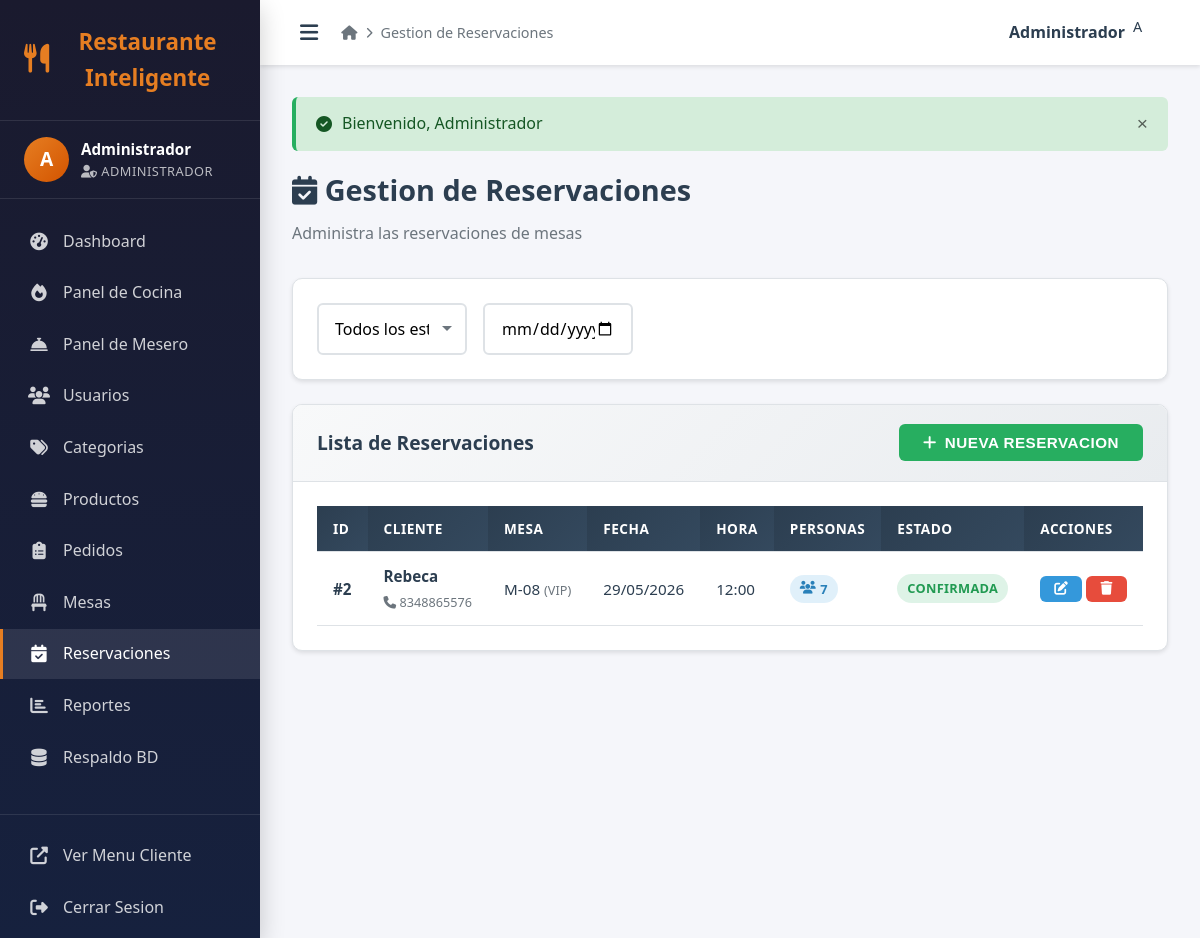
/admin/reservaciones.php (signed in), run on the app's committed database.
### tables this page shows
CREATE TABLE `reservaciones` (
  `id` int(11) unsigned NOT NULL AUTO_INCREMENT,
  `cliente_id` int(11) unsigned NOT NULL,
  `mesa_id` int(11) unsigned DEFAULT NULL,
  `fecha_reserva` date NOT NULL,
  `hora_reserva` time NOT NULL,
  `num_personas` int(11) NOT NULL DEFAULT 2,
  `estado` enum('Pendiente','Confirmada','Cancelada','Completada') NOT NULL DEFAULT 'Pendiente',
  `notas` text DEFAULT NULL,
  `fecha_creacion` timestamp NOT NULL DEFAULT current_timestamp(),
  PRIMARY KEY (`id`),
  KEY `fk_res_cliente` (`cliente_id`),
  KEY `fk_res_mesa` (`mesa_id`),
  CONSTRAINT `fk_res_cliente` FOREIGN KEY (`cliente_id`) REFERENCES `usuarios` (`id`) ON DELETE CASCADE,
  CONSTRAINT `fk_res_mesa` FOREIGN KEY (`mesa_id`) REFERENCES `mesas` (`id`) ON DELETE SET NULL
);

CREATE TABLE `usuarios` (
  `id` int(11) unsigned NOT NULL AUTO_INCREMENT,
  `nombre` varchar(100) NOT NULL,
  `email` varchar(100) NOT NULL,
  `password` varchar(255) NOT NULL,
  `rol` enum('Administrador','Cocinero','Mesero','Cliente') NOT NULL DEFAULT 'Cliente',
  `rol_id` int(11) unsigned DEFAULT NULL,
  `telefono` varchar(20) DEFAULT NULL,
  `direccion` text DEFAULT NULL,
  `activo` tinyint(1) NOT NULL DEFAULT 1,
  `fecha_registro` timestamp NOT NULL DEFAULT current_timestamp(),
  PRIMARY KEY (`id`),
  UNIQUE KEY `uk_email` (`email`),
  KEY `fk_usuarios_rol` (`rol_id`),
  CONSTRAINT `fk_usuarios_rol` FOREIGN KEY (`rol_id`) REFERENCES `roles` (`id`) ON DELETE SET NULL
);

CREATE TABLE `mesas` (
  `id` int(11) unsigned NOT NULL AUTO_INCREMENT,
  `numero` varchar(20) NOT NULL,
  `capacidad` int(11) NOT NULL DEFAULT 4,
  `ubicacion` varchar(100) DEFAULT NULL,
  `estado` enum('Disponible','Ocupada','Reservada','Mantenimiento') NOT NULL DEFAULT 'Disponible',
  PRIMARY KEY (`id`),
  UNIQUE KEY `uk_numero` (`numero`)
);

### includes/config.php (called while the page is built, shortened)
<?php
function getDB() {
    static $pdo = null;
    if ($pdo === null) {
        try {
            $dsn = 'mysql:host=' . DB_HOST . ';dbname=' . DB_NAME . ';charset=' . DB_CHARSET;
            $options = [
                PDO::ATTR_ERRMODE => PDO::ERRMODE_EXCEPTION,
                PDO::ATTR_DEFAULT_FETCH_MODE => PDO::FETCH_ASSOC,
                PDO::ATTR_EMULATE_PREPARES => false,
            ];
            $pdo = new PDO($dsn, DB_USER, DB_PASS, $options);
        } catch (PDOException $e) {
            die('Error de conexion: ' . $e->getMessage());
        }
    }
    return $pdo;
}
function getEstadoBadge($estado) {
    $badges = [
        'Pendiente' => 'badge-warning',
        'EnPreparacion' => 'badge-info',
        'Listo' => 'badge-success',
        'Entregado' => 'badge-primary',
        'Cancelado' => 'badge-danger',
        'Disponible' => 'badge-success',
        'Ocupada' => 'badge-danger',
        'Reservada' => 'badge-warning',
        'Mantenimiento' => 'badge-secondary',
        'Confirmada' => 'badge-success',
        'Completada' => 'badge-primary'
    ];
    return isset($badges[$estado]) ? $badges[$estado] : 'badge-secondary';
}
function paginate($query, $params = [], $perPage = 10) {
    $db = getDB();
    $page = isset($_GET['page']) ? max(1, intval($_GET['page'])) : 1;
    $offset = ($page - 1) * $perPage;
    $countStmt = $db->prepare("SELECT COUNT(*) FROM (" . $query . ") as t");
    $countStmt->execute($params);
    $total = $countStmt->fetchColumn();
    $stmt = $db->prepare($query . " LIMIT " . $perPage . " OFFSET " . $offset);
    $stmt->execute($params);
    $data = $stmt->fetchAll();
    $totalPages = ceil($total / $perPage);
    return [
        'data' => $data,
        'page' => $page,
        'perPage' => $perPage,
        'total' => $total,
        'totalPages' => $totalPages,
        'hasNext' => $page < $totalPages,
        'hasPrev' => $page > 1
    ];
}

### admin/reservaciones.php (the view, shortened to what this page needs)
<?php
require_once '../includes/config.php';
$fecha_filter = $_GET['fecha'] ?? '';
$sql = "SELECT r.*, u.nombre as cliente_nombre, u.telefono as cliente_telefono, m.numero as mesa_numero, m.ubicacion as mesa_ubicacion FROM reservaciones r LEFT JOIN usuarios u ON r.cliente_id = u.id LEFT JOIN mesas m ON r.mesa_id = m.id WHERE 1=1";
$params = [];
$sql .= " ORDER BY r.fecha_reserva DESC, r.hora_reserva DESC";
$result = paginate($sql, $params, 12);
$reservaciones = $result['data'];
require_once 'header.php';
?>
<h1 class="page-title"><i class="fas fa-calendar-check"></i> Gestion de Reservaciones</h1>
<p class="page-subtitle">Administra las reservaciones de mesas</p>
<div class="card mb-3">
    <div class="card-body">
        <form method="GET" class="d-flex gap-2 flex-wrap">
            <select name="estado" class="form-control" style="max-width: 150px;" onchange="this.form.submit()">
                <option value="">Todos los estados</option>
            </select>
            <input type="date" name="fecha" class="form-control" value="<?php echo $fecha_filter; ?>" style="max-width: 150px;" onchange="this.form.submit()">
        </form>
    </div>
</div>
<div class="card">
    <div class="card-header">
        <h3>Lista de Reservaciones</h3>
        <button class="btn btn-success" onclick="openModal('createModal')">
            <i class="fas fa-plus"></i> Nueva Reservacion
        </button>
    </div>
    <div class="card-body">
        <div class="table-responsive">
            <table class="table">
                <thead>
                    <tr>
                        <th>ID</th>
                        <th>Cliente</th>
                        <th>Mesa</th>
                        <th>Fecha</th>
                        <th>Hora</th>
                        <th>Personas</th>
                        <th>Estado</th>
                        <th>Acciones</th>
                    </tr>
                </thead>
                <tbody>
                    <?php foreach ($reservaciones as $r): ?>
                    <tr>
                        <td><strong>#<?php echo $r['id']; ?></strong></td>
                        <td>
                            <div>
                                <strong><?php echo $r['cliente_nombre'] ?: 'Sin cliente'; ?></strong>
                                <?php if ($r['cliente_telefono']): ?>
                                <br><small class="text-muted"><i class="fas fa-phone"></i> <?php echo $r['cliente_telefono']; ?></small>
                                <?php endif; ?>
                            </div>
                        </td>
                        <td>
                            <?php echo $r['mesa_numero'] ? $r['mesa_numero'] . ' <small class="text-muted">(' . $r['mesa_ubicacion'] . ')</small>' : '<span class="text-muted">Sin asignar</span>'; ?>
                        </td>
                        <td><?php echo date('d/m/Y', strtotime($r['fecha_reserva'])); ?></td>
                        <td><?php echo date('H:i', strtotime($r['hora_reserva'])); ?></td>
                        <td><span class="badge badge-info"><i class="fas fa-users"></i> <?php echo $r['num_personas']; ?></span></td>
                        <td>
                            <span class="badge <?php echo getEstadoBadge($r['estado']); ?>">
                                <?php echo $r['estado']; ?>
                            </span>
                        </td>
                        <td>
                            <button class="btn btn-sm btn-info" onclick='editRes(<?php echo json_encode($r); ?>)'>
                                <i class="fas fa-edit"></i>
                            </button>
                            <form method="POST" style="display: inline;" onsubmit="return confirm('Eliminar esta reservacion?');">
                                <button type="submit" class="btn btn-sm btn-danger"><i class="fas fa-trash"></i></button>
                            </form>
                        </td>
                    </tr>
                    <?php endforeach; ?>
                </tbody>
            </table>
        </div>
    </div>
</div>
<?php require_once 'footer.php'; ?>

### assets/css/style.css (style rules this page uses)
:root { --color-primary: #e67e22; --color-primary-dark: #d35400; --color-primary-light: #f39c12; --color-secondary: #2c3e50; --color-secondary-light: #34495e; --color-success: #27ae60; --color-danger: #e74c3c; --color-warning: #f39c12; --color-info: #3498db; --color-dark: #1a1a2e; --color-light: #f8f9fa; --color-white: #ffffff; --color-gray: #6c757d; --color-gray-light: #e9ecef; --color-border: #dee2e6; --shadow-sm: 0 2px 4px rgba(0,0,0,0.1); --shadow-md: 0 4px 12px rgba(0,0,0,0.15); --shadow-lg: 0 8px 24px rgba(0,0,0,0.2); --radius-sm: 6px; --radius-md: 10px; --radius-lg: 16px; --transition: all 0.3s ease; --font-main: 'Segoe UI', Tahoma, Geneva, Verdana, sans-serif; }
*, *::before, *::after { box-sizing: border-box; margin: 0; padding: 0; }
html { scroll-behavior: smooth; font-size: 16px; }
body { font-family: var(--font-main); background-color: #f5f6fa; color: var(--color-secondary); line-height: 1.6; min-height: 100vh; }
.text-muted { color: var(--color-gray); }
.mb-3 { margin-bottom: 1.5rem; }
.d-flex { display: flex; }
.flex-wrap { flex-wrap: wrap; }
.gap-2 { gap: 1rem; }
.btn { display: inline-flex; align-items: center; justify-content: center; gap: 8px; padding: 10px 24px; border: none; border-radius: var(--radius-sm); font-size: 0.95rem; font-weight: 600; cursor: pointer; transition: var(--transition); text-transform: uppercase; letter-spacing: 0.5px; }
.btn-success { background: var(--color-success); color: var(--color-white); }
.btn-danger { background: var(--color-danger); color: var(--color-white); }
.btn-info { background: var(--color-info); color: var(--color-white); }
.btn-sm { padding: 6px 14px; font-size: 0.85rem; }
.form-control { width: 100%; padding: 12px 16px; border: 2px solid var(--color-border); border-radius: var(--radius-sm); font-size: 1rem; font-family: var(--font-main); transition: var(--transition); background: var(--color-white); }
.form-control::placeholder { color: #adb5bd; }
select.form-control { cursor: pointer; appearance: none; background-repeat: no-repeat; background-position: right 12px center; padding-right: 36px; }
.card { background: var(--color-white); border-radius: var(--radius-md); box-shadow: var(--shadow-sm); overflow: hidden; transition: var(--transition); border: 1px solid var(--color-border); }
.card-header { padding: 1.2rem 1.5rem; border-bottom: 1px solid var(--color-border); background: linear-gradient(135deg, #f8f9fa, #e9ecef); display: flex; justify-content: space-between; align-items: center; }
.card-header h2, .card-header h3 { font-size: 1.2rem; color: var(--color-secondary); margin: 0; }
.card-body { padding: 1.5rem; }
.table-responsive { overflow-x: auto; -webkit-overflow-scrolling: touch; }
.table { width: 100%; border-collapse: collapse; font-size: 0.95rem; }
.table th, .table td { padding: 12px 16px; text-align: left; border-bottom: 1px solid var(--color-border); }
.table th { background: linear-gradient(135deg, var(--color-secondary), var(--color-secondary-light)); color: var(--color-white); font-weight: 600; text-transform: uppercase; font-size: 0.85rem; letter-spacing: 0.5px; white-space: nowrap; }
.table tbody tr { transition: var(--transition); }
.badge { display: inline-flex; align-items: center; gap: 4px; padding: 4px 10px; border-radius: 20px; font-size: 0.8rem; font-weight: 600; text-transform: uppercase; letter-spacing: 0.3px; }
.badge-success { background: rgba(39, 174, 96, 0.15); color: #219a52; }
.badge-info { background: rgba(52, 152, 219, 0.15); color: #2980b9; }
.page-title { font-size: 1.8rem; color: var(--color-secondary); margin-bottom: 0.5rem; font-weight: 700; }
.page-subtitle { color: var(--color-gray); margin-bottom: 2rem; }

### data on the page
reservaciones: id "2", cliente.nombre "Rebeca", cliente.telefono "8348865576", mesa.numero "M-08", mesa.ubicacion "VIP", fecha_reserva "29/05/2026", hora_reserva "12:00", num_personas "7", estado "CONFIRMADA"

### other printed values
APP_NAME "Restaurante Inteligente"
substr($_SESSION['usuario_nombre'], 0, 1) "A"
$_SESSION['usuario_nombre'] "Administrador"
$_SESSION['usuario_rol'] "ADMINISTRADOR"
$pageTitle "Gestion de Reservaciones"
$flash['mensaje'] "Bienvenido, Administrador"
